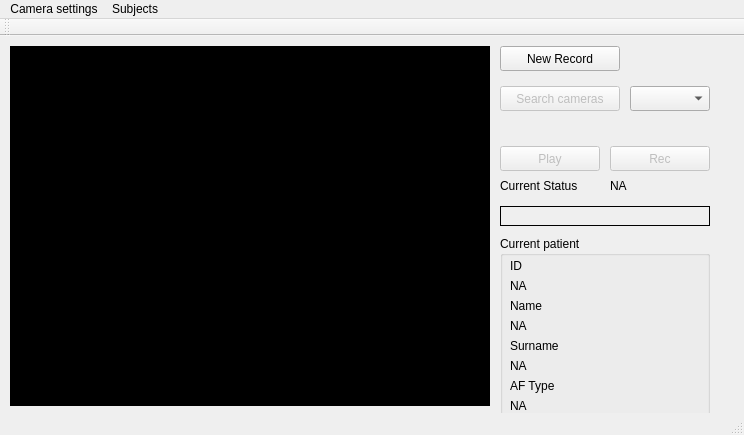
<?xml version="1.0" encoding="UTF-8"?>
<ui version="4.0">
 <class>MainWindow</class>
 <widget class="QMainWindow" name="MainWindow">
  <property name="geometry">
   <rect>
    <x>0</x>
    <y>0</y>
    <width>744</width>
    <height>435</height>
   </rect>
  </property>
  <property name="windowTitle">
   <string>AFCam Record</string>
  </property>
  <widget class="QWidget" name="centralWidget">
   <widget class="QLabel" name="videoLabel">
    <property name="geometry">
     <rect>
      <x>10</x>
      <y>10</y>
      <width>480</width>
      <height>360</height>
     </rect>
    </property>
    <property name="styleSheet">
     <string notr="true">background-color: rgb(0, 0, 0);</string>
    </property>
    <property name="text">
     <string/>
    </property>
    <property name="alignment">
     <set>Qt::AlignCenter</set>
    </property>
   </widget>
   <widget class="QPushButton" name="playButton">
    <property name="enabled">
     <bool>false</bool>
    </property>
    <property name="geometry">
     <rect>
      <x>500</x>
      <y>110</y>
      <width>100</width>
      <height>25</height>
     </rect>
    </property>
    <property name="text">
     <string>Play</string>
    </property>
    <property name="checkable">
     <bool>false</bool>
    </property>
   </widget>
   <widget class="QPushButton" name="initButton">
    <property name="enabled">
     <bool>false</bool>
    </property>
    <property name="geometry">
     <rect>
      <x>500</x>
      <y>50</y>
      <width>120</width>
      <height>25</height>
     </rect>
    </property>
    <property name="text">
     <string>Search cameras</string>
    </property>
   </widget>
   <widget class="QComboBox" name="cameraList">
    <property name="geometry">
     <rect>
      <x>630</x>
      <y>50</y>
      <width>80</width>
      <height>25</height>
     </rect>
    </property>
   </widget>
   <widget class="QLabel" name="faceLabel">
    <property name="geometry">
     <rect>
      <x>500</x>
      <y>170</y>
      <width>210</width>
      <height>20</height>
     </rect>
    </property>
    <property name="autoFillBackground">
     <bool>true</bool>
    </property>
    <property name="styleSheet">
     <string notr="true"/>
    </property>
    <property name="frameShape">
     <enum>QFrame::Box</enum>
    </property>
    <property name="text">
     <string/>
    </property>
    <property name="alignment">
     <set>Qt::AlignCenter</set>
    </property>
   </widget>
   <widget class="QPushButton" name="newRecButton">
    <property name="geometry">
     <rect>
      <x>500</x>
      <y>10</y>
      <width>120</width>
      <height>25</height>
     </rect>
    </property>
    <property name="text">
     <string>New Record</string>
    </property>
   </widget>
   <widget class="QGroupBox" name="groupBox">
    <property name="geometry">
     <rect>
      <x>500</x>
      <y>200</y>
      <width>210</width>
      <height>191</height>
     </rect>
    </property>
    <property name="title">
     <string>Current patient</string>
    </property>
    <widget class="QLabel" name="labelName">
     <property name="geometry">
      <rect>
       <x>10</x>
       <y>60</y>
       <width>70</width>
       <height>20</height>
      </rect>
     </property>
     <property name="text">
      <string>Name</string>
     </property>
    </widget>
    <widget class="QLabel" name="labelID">
     <property name="geometry">
      <rect>
       <x>10</x>
       <y>20</y>
       <width>70</width>
       <height>20</height>
      </rect>
     </property>
     <property name="text">
      <string>ID</string>
     </property>
    </widget>
    <widget class="QLabel" name="labelSurname">
     <property name="geometry">
      <rect>
       <x>10</x>
       <y>100</y>
       <width>70</width>
       <height>20</height>
      </rect>
     </property>
     <property name="text">
      <string>Surname</string>
     </property>
    </widget>
    <widget class="QLabel" name="labelAF">
     <property name="geometry">
      <rect>
       <x>10</x>
       <y>140</y>
       <width>70</width>
       <height>20</height>
      </rect>
     </property>
     <property name="text">
      <string>AF Type</string>
     </property>
    </widget>
    <widget class="QLabel" name="IDvalue">
     <property name="geometry">
      <rect>
       <x>10</x>
       <y>40</y>
       <width>200</width>
       <height>20</height>
      </rect>
     </property>
     <property name="text">
      <string>NA</string>
     </property>
    </widget>
    <widget class="QLabel" name="surnameValue">
     <property name="geometry">
      <rect>
       <x>10</x>
       <y>120</y>
       <width>200</width>
       <height>20</height>
      </rect>
     </property>
     <property name="text">
      <string>NA</string>
     </property>
    </widget>
    <widget class="QLabel" name="nameValue">
     <property name="geometry">
      <rect>
       <x>10</x>
       <y>80</y>
       <width>200</width>
       <height>20</height>
      </rect>
     </property>
     <property name="text">
      <string>NA</string>
     </property>
    </widget>
    <widget class="QLabel" name="AFValue">
     <property name="geometry">
      <rect>
       <x>10</x>
       <y>160</y>
       <width>200</width>
       <height>20</height>
      </rect>
     </property>
     <property name="text">
      <string>NA</string>
     </property>
    </widget>
   </widget>
   <widget class="QPushButton" name="recButton">
    <property name="enabled">
     <bool>false</bool>
    </property>
    <property name="geometry">
     <rect>
      <x>610</x>
      <y>110</y>
      <width>100</width>
      <height>25</height>
     </rect>
    </property>
    <property name="text">
     <string>Rec</string>
    </property>
    <property name="checkable">
     <bool>false</bool>
    </property>
   </widget>
   <widget class="QLabel" name="statusLabelName">
    <property name="geometry">
     <rect>
      <x>500</x>
      <y>140</y>
      <width>120</width>
      <height>20</height>
     </rect>
    </property>
    <property name="text">
     <string>Current Status</string>
    </property>
   </widget>
   <widget class="QLabel" name="statusLabel">
    <property name="geometry">
     <rect>
      <x>610</x>
      <y>140</y>
      <width>100</width>
      <height>20</height>
     </rect>
    </property>
    <property name="text">
     <string>NA</string>
    </property>
   </widget>
  </widget>
  <widget class="QMenuBar" name="menuBar">
   <property name="geometry">
    <rect>
     <x>0</x>
     <y>0</y>
     <width>744</width>
     <height>21</height>
    </rect>
   </property>
   <widget class="QMenu" name="menuFile">
    <property name="title">
     <string>Camera settings</string>
    </property>
    <addaction name="actionSearch_camera"/>
    <addaction name="actionCamera_setup"/>
   </widget>
   <widget class="QMenu" name="menuSubjects">
    <property name="title">
     <string>Subjects</string>
    </property>
    <addaction name="actionInsert_Data"/>
    <addaction name="actionSearch_subjects"/>
   </widget>
   <addaction name="menuFile"/>
   <addaction name="menuSubjects"/>
  </widget>
  <widget class="QToolBar" name="mainToolBar">
   <attribute name="toolBarArea">
    <enum>TopToolBarArea</enum>
   </attribute>
   <attribute name="toolBarBreak">
    <bool>false</bool>
   </attribute>
  </widget>
  <widget class="QStatusBar" name="statusBar"/>
  <action name="actionClose">
   <property name="text">
    <string>Close</string>
   </property>
  </action>
  <action name="actionInsert_Data">
   <property name="text">
    <string>Insert Data</string>
   </property>
  </action>
  <action name="actionSearch_subjects">
   <property name="text">
    <string>Search subjects</string>
   </property>
  </action>
  <action name="actionSearch_camera">
   <property name="text">
    <string>Search camera</string>
   </property>
  </action>
  <action name="actionCamera_setup">
   <property name="text">
    <string>Camera setup</string>
   </property>
  </action>
 </widget>
 <layoutdefault spacing="6" margin="11"/>
 <resources/>
 <connections/>
</ui>
